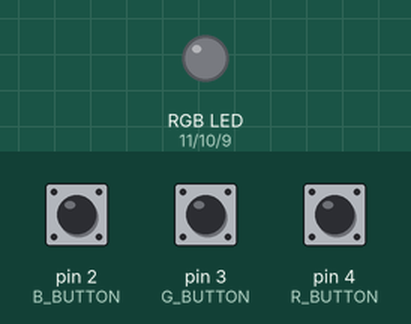
This sketch was run on a simulated Arduino Uno, built with avr-gcc and run on an emulated ATmega328P. Shown: an RGB LED mixed from three pins (HIGH = lit). The test bench sets the inputs (shaded band); at power-on: pin 2 (B_BUTTON) LOW, pin 3 (G_BUTTON) LOW, pin 4 (R_BUTTON) LOW. Dim RGB values are drawn brighter than linear.

Above: at 1.2 s.
1.3 s: pin 2 (B_BUTTON) pulled HIGH for 1 s
At 2.5 s:
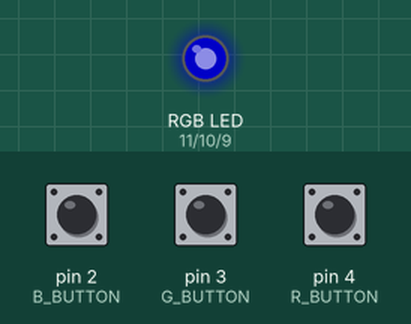
3.8 s: pin 3 (G_BUTTON) pulled HIGH for 3.2 s
8.5 s: pin 4 (R_BUTTON) pulled HIGH for 0.15 s
At 9.4 s:
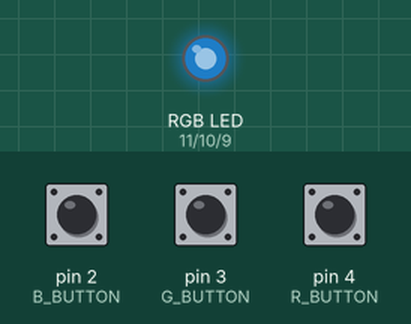
10.1 s: pin 3 (G_BUTTON) pulled HIGH for 0.15 s
At 11.4 s:
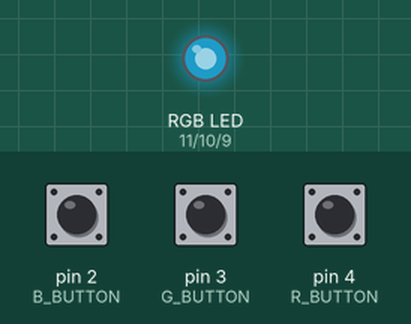
11.7 s: pin 4 (R_BUTTON) pulled HIGH for 1 s
At 13.8 s:
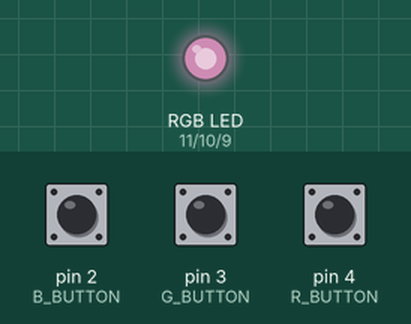
14.2 s: pin 2 (B_BUTTON) pulled HIGH for 3.2 s
Timing chart, 0 to 18.9 s (numbered marks = the images above; inputs shaded):
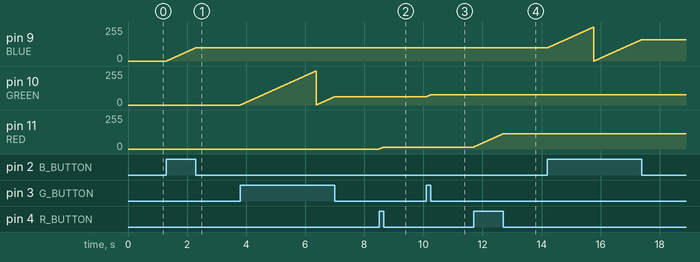

Measured:
- after the input at 1.3 s, pin 9 (BLUE): moves from 0/255 to 99/255 over 0.98 s, starting at once
- after the input at 8.5 s, pin 11 (RED): moves from 0/255 to 15/255 over 0.14 s, starting at once
- after the input at 10.1 s, pin 10 (GREEN): moves from 62/255 to 77/255 over 0.14 s, starting at once
- after the input at 11.7 s, pin 11 (RED): moves from 15/255 to 114/255 over 0.98 s, starting at once

The sketch:

LED_button.ino
```cpp
#define RED 11
#define GREEN 10
#define BLUE 9
#define R_BUTTON 4
#define G_BUTTON 3
#define B_BUTTON 2

int r=0, g=0, b=0;

void setup() {
  pinMode(R_BUTTON, INPUT);
  pinMode(G_BUTTON, INPUT);
  pinMode(B_BUTTON, INPUT);
}

void loop() {
  if(digitalRead(G_BUTTON) == HIGH){
    g++;
    if(g>255){
      g=0;
    }
  }
   if(digitalRead(R_BUTTON) == HIGH){
    r++;
    if(r>255){
      r=0;
    }
  }
   if(digitalRead(B_BUTTON) == HIGH){
    b++;
    if(b>255){
      b=0;
    }
  }
  analogWrite(RED, r);
  analogWrite(GREEN, g);
  analogWrite(BLUE, b);
  delay(10);
}
```
